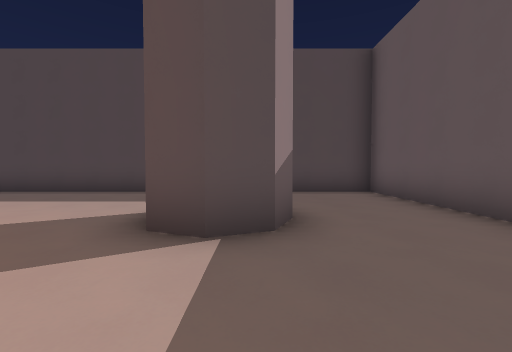
view 1 (above)

23 first-person views from a walk through a level from a Godot 3-D game. The camera is 1.4 m above the floor, tilts 2° down and sees 90° across. The floor is counted in squares, 2 m on a side. Each view is taken from the middle of a square. On the plan, view 1 faces up. The plan holds only what a view shows up to about 9 squares ahead; the rest is blank. Surface patterns are stand-ins for the level's own textures.

view 2
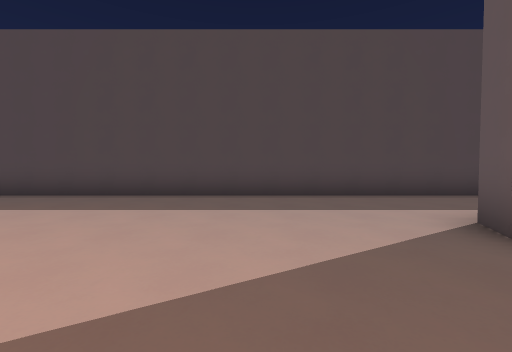

view 3
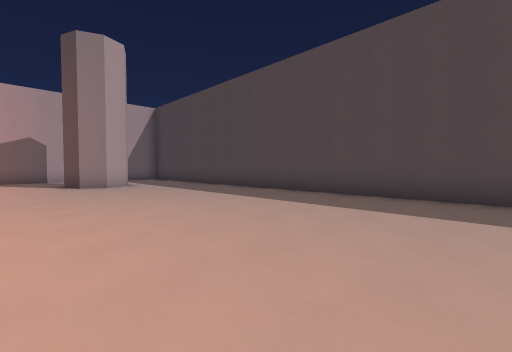

view 4
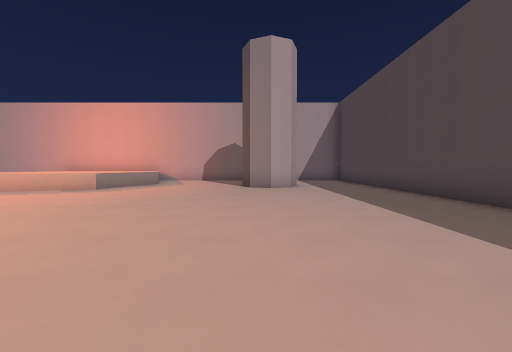

view 5
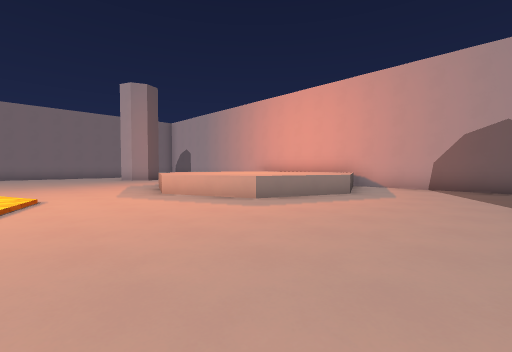

view 6
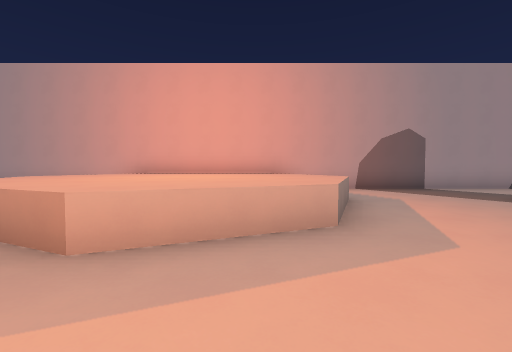

view 7
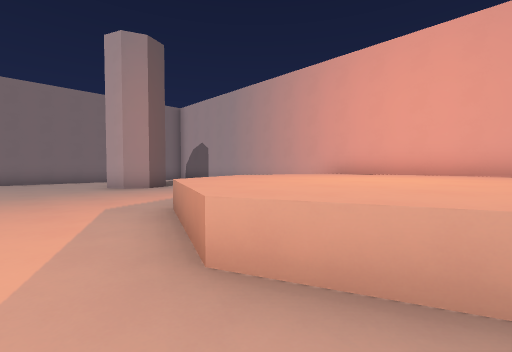

view 8
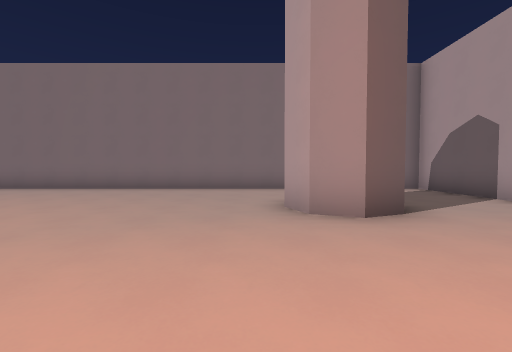

view 9
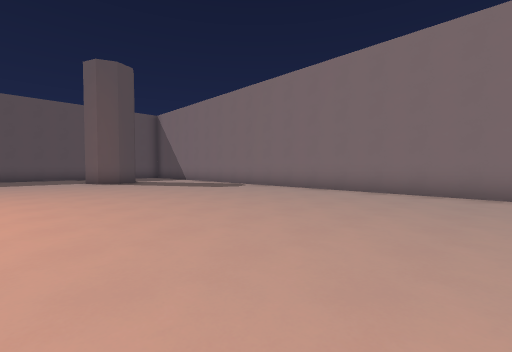

view 10
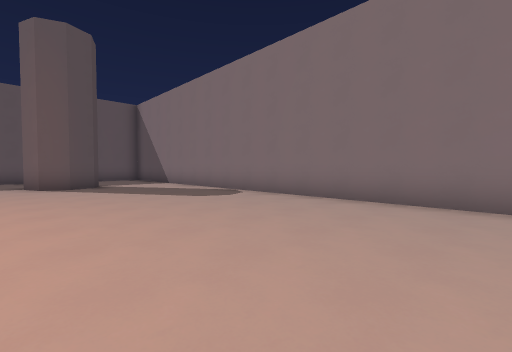

view 11
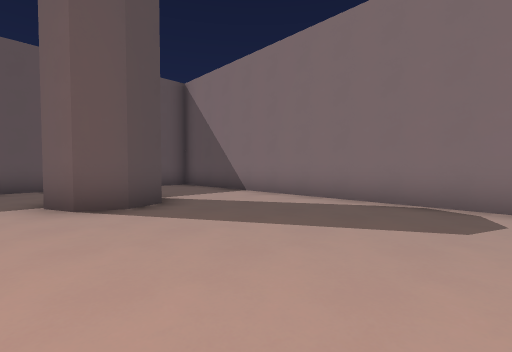

view 12
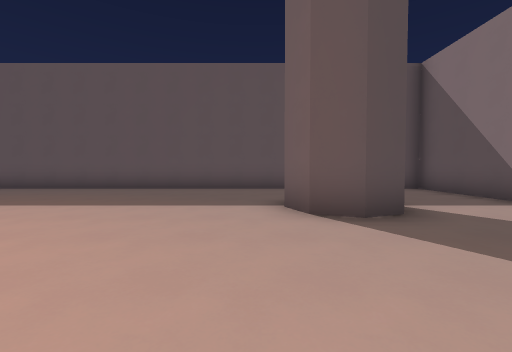

view 13
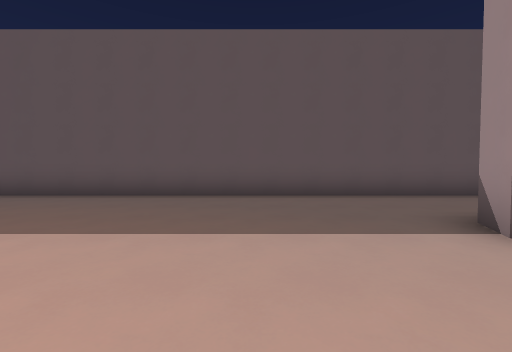

view 14
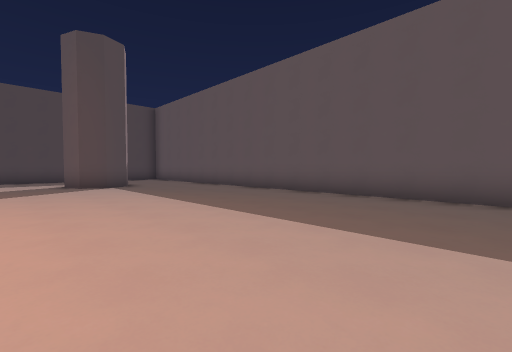

view 15
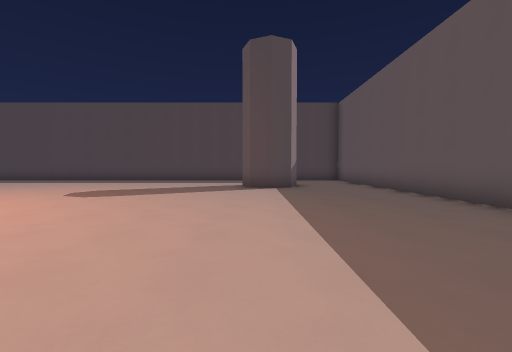

view 16
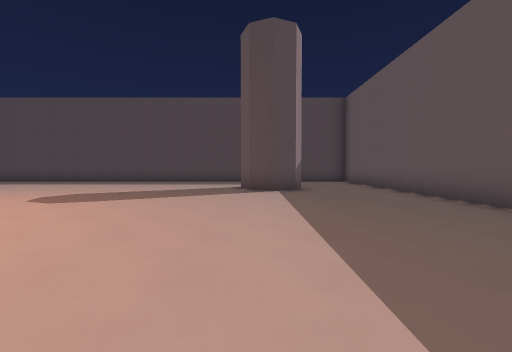

view 17
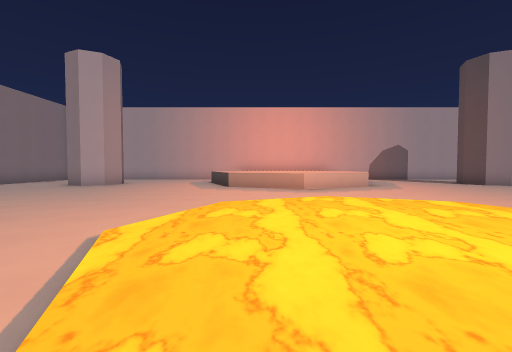

view 18
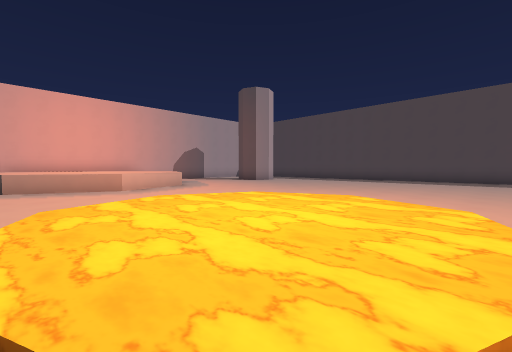

view 19
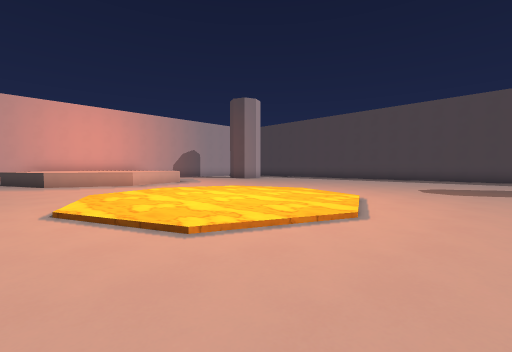

view 20
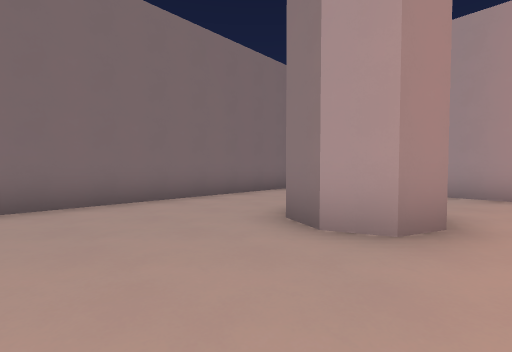

view 21
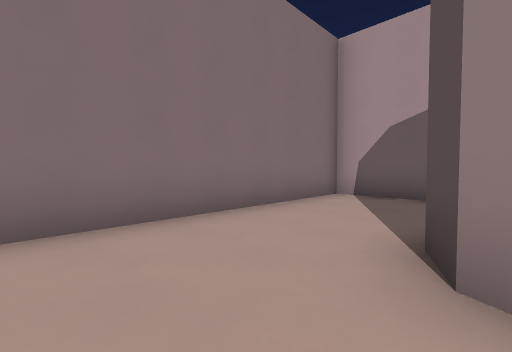

view 22
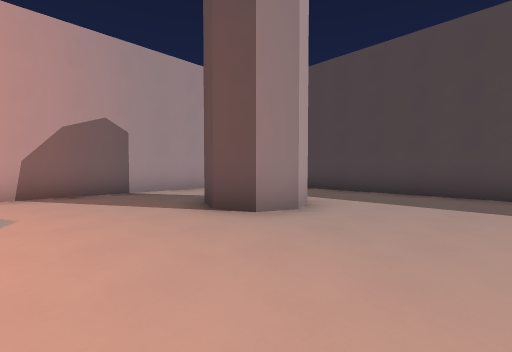

view 23
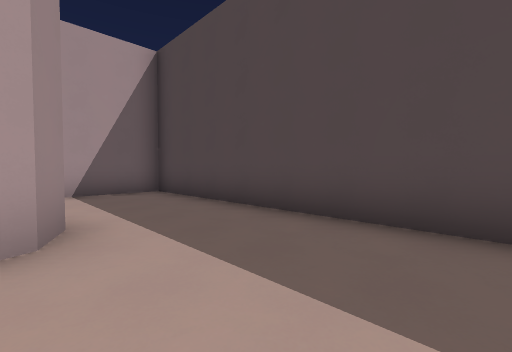

### Floor plan
Key: @ floor where view 1 was taken; # wall or solid block; . floor; ≈ lava the walk keeps out of; ^ raised ledge.
Columns run from 21 left of view 1 to 4 right of it. Each row starts with its distance up from view 1.
  8 ##########################
  7 #........................#
  6 #........................#
  5 #........................#
  4 #...##..............##...#
  3 #...##..............##...#
  2 #........................#
  1 #........................#
  0 #....................@...#
 -1 #..^.....................#
 -2 ##^^^^^.....≈≈...........#
 -3  ^^^^^^....≈≈≈≈..........#
 -4  ^^^^^^^..≈≈≈≈≈≈.........#
 -5  ^^^^^^...≈≈≈≈≈≈.........#
 -6  ^^^^^^....≈≈≈≈..........#
 -7  #^^^^^.....≈≈...........#
 -8 #  .^............. ......#
 -9 #    ....................#
-10 #   .....................#
-11 #........................#
-12 #...##..............##...#
-13 #...##..............# ...#
-14 #........................#
-15 #........................#
-16 #........................#
-17 ##########################

Positions as (right, up) in squares from view 1, and headings:
1: (0, 0), facing up
2: (-4, 1), facing up
3: (-6, 1), facing up-left
4: (-7, 3), facing left
5: (-11, 2), facing down-left
6: (-12, -3), facing left
7: (-13, -3), facing down-left
8: (-15, -8), facing down
9: (-13, -9), facing down-right
10: (-11, -11), facing down-right
11: (-6, -11), facing down-right
12: (-5, -11), facing right
13: (-3, -9), facing right
14: (-3, -7), facing up-right
15: (-1, -6), facing up
16: (-1, -5), facing up
17: (-6, -6), facing left
18: (-6, -7), facing up-left
19: (-4, -8), facing up-left
20: (-13, -11), facing down-left
21: (-14, -13), facing down-left
22: (-13, 0), facing up-left
23: (-13, 4), facing up-left
